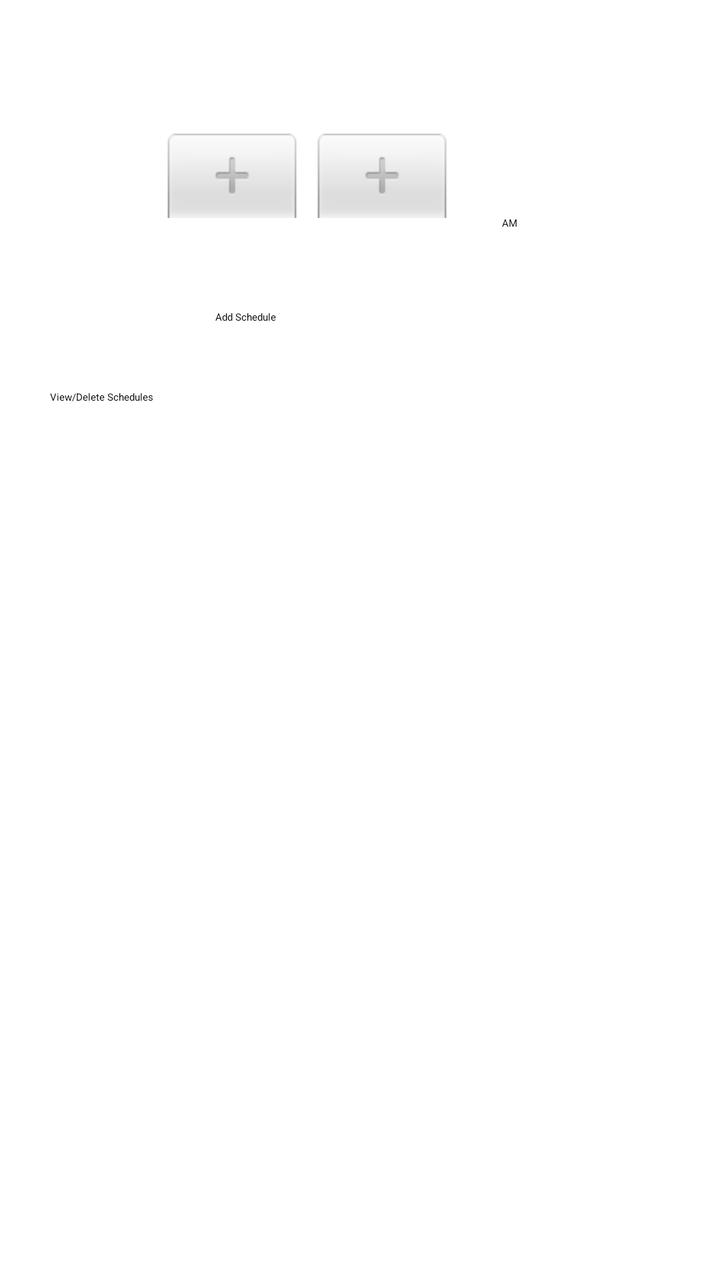
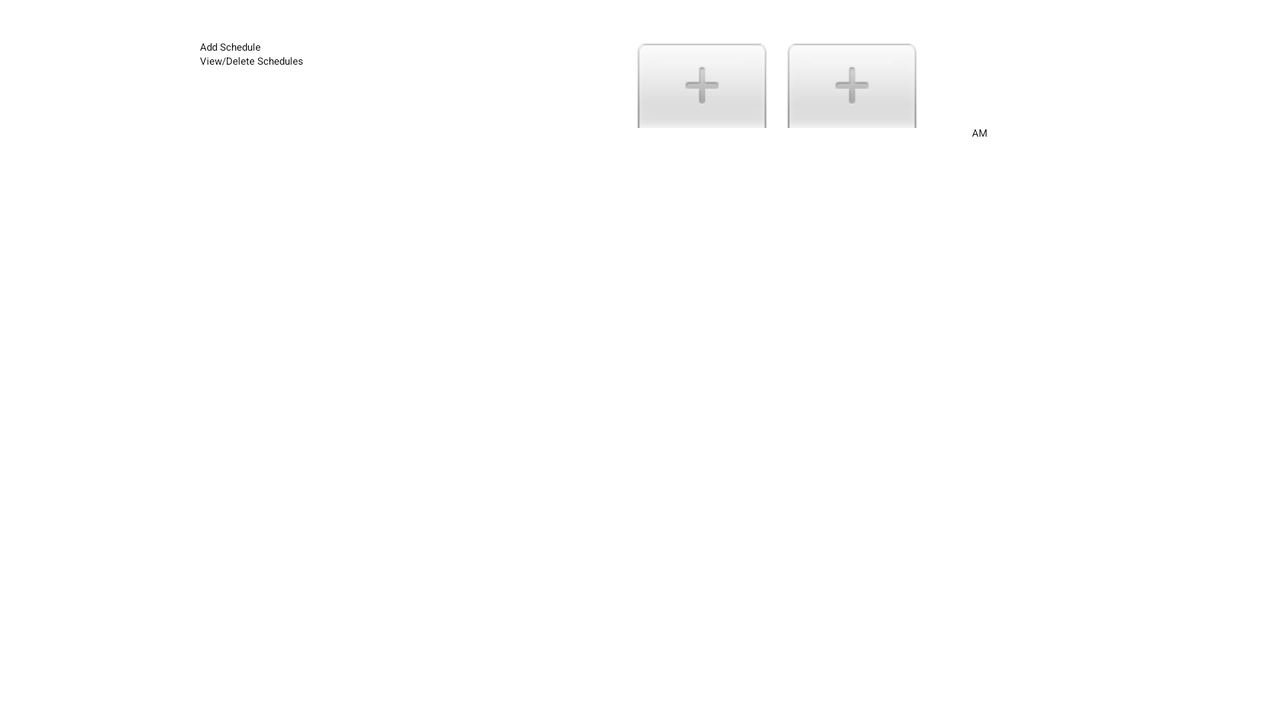

Two renders of one Android screen. The first uses the default layout on a phone; the second uses the alternative layout the repository ships for a different screen configuration, on a matching device. The two XML files are below.
<!-- AndroidManifest.xml: application theme scharing:ScharingTheme -->
<!-- res/layout/scheduler_ui.xml -->
<?xml version="1.0" encoding="utf-8"?>
<LinearLayout xmlns:android="http://schemas.android.com/apk/res/android"
    android:orientation="vertical" 
    android:layout_width="fill_parent"
    android:layout_height="fill_parent"
    android:id="@+id/layMain"   
    android:padding="25dip" 
    android:gravity="center_horizontal" 
>    
	
	<Spinner 
	     android:id="@+id/spWeekday"
	     android:layout_width="fill_parent"
	     android:layout_height="40dip"
	     android:drawSelectorOnTop="true"    
	     android:prompt="@string/weekday_prompt"     
 	/>
	 
	 <TimePicker android:id="@+id/tpTime" 
		 android:layout_width="wrap_content"
		 android:layout_height="wrap_content"
		
	 />
	
	
	
	<Spinner 
		     android:id="@+id/spRingerMode"
		     android:layout_width="fill_parent"
		     android:layout_height="40dip"
		     android:drawSelectorOnTop="true"    
		     android:prompt="@string/ringermode_prompt"    
	/>


	<Button android:id="@+id/btnAddRingerChangeSchedule" 
		android:layout_width="wrap_content"
	    android:layout_height="40dip" 
	    android:text="@string/btnAddRingerChangeSchedule_text" 
	    android:hint="@string/btnAddRingerChangeSchedule_hint"
	    android:onClick="btnAddRingerChangeSchedule_Click" 
	/>		
	
	<Button android:id="@+id/btnViewSchedules" 
			android:layout_width="fill_parent"
		    android:layout_height="40dip" 
		    android:text="@string/btnViewSchedules_text" 
		    android:hint="@string/btnViewSchedules_hint"
		    android:onClick="btnViewSchedules_Click" 
	/>
	
	<ScrollView android:id="@+id/svMessages"				
				android:layout_width="fill_parent" 
				android:layout_height="80dip" 
	>
		<TextView android:id="@+id/tvMessages"				  				  	   
				  android:layout_width="fill_parent" 
				  android:layout_height="wrap_content" 
				  android:text=""
				  android:gravity="center_horizontal"
				   
		    />
	</ScrollView>
	
	
	
   
</LinearLayout>
<!-- resources referenced by this layout -->
<resources>
  <string name="btnAddRingerChangeSchedule_hint">Select day, hour, minute and ringer mode then click Add Schedule</string>
  <string name="btnAddRingerChangeSchedule_text">Add Schedule</string>
  <string name="btnViewSchedules_hint">Click to open a list of days schedules</string>
  <string name="btnViewSchedules_text">View/Delete Schedules</string>
  <string name="ringermode_prompt">-Ringer Mode-</string>
  <string name="weekday_prompt">-Select Day-</string>
  <style name="scharing:ScharingTheme" parent="android:Theme.Light">
  		<item name="android:textColor">@color/font_white</item>
  		<item name="android:windowBackground">@color/window_background</item>
  		<item name="android:scrollViewStyle">@style/sharing:scrollViewStyle</item>
  		<item name="android:textViewStyle">@style/sharing:textViewStyle</item>		
  		<item name="android:spinnerItemStyle">@style/sharing:spinnerItemStyle</item>
  		<item name="android:spinnerDropDownItemStyle">@style/sharing:spinnerDropDownItemStyle</item>
  		<item name="android:windowTitleStyle">@style/sharing:windowTitleStyle</item>		
  	</style>
  <color name="window_background">#99593a27</color>
</resources>
<!-- res/layout-land/scheduler_ui.xml (the repository's variant of the layout above) -->
<!-- drawn on the phone turned sideways -->
<?xml version="1.0" encoding="utf-8"?>
<LinearLayout xmlns:android="http://schemas.android.com/apk/res/android"
    android:orientation="horizontal" 
    android:layout_width="fill_parent"
    android:layout_height="fill_parent"
    android:id="@+id/layMain"    
    android:padding="20dip"
    android:gravity="center_horizontal"
>
	
	
	<TableLayout 
		android:layout_width="200dip" 
		android:layout_height="wrap_content"
	>
			
 		<TableRow>				
				
			</TableRow>
			
			<TableRow>
				<Spinner 
				     android:id="@+id/spWeekday"
				     android:layout_width="wrap_content"
				     android:layout_height="wrap_content"
				     android:drawSelectorOnTop="true"    
				     android:prompt="@string/weekday_prompt"     
				 />
			</TableRow>
			<TableRow>	
				<Spinner 
					     android:id="@+id/spRingerMode"
					     android:layout_width="wrap_content"
					     android:layout_height="wrap_content"
					     android:drawSelectorOnTop="true"    
					     android:prompt="@string/ringermode_prompt"    
				/>
			</TableRow>
			<TableRow>
				<Button android:id="@+id/btnAddRingerChangeSchedule" 
					android:layout_width="wrap_content"
				    android:layout_height="wrap_content" 
				    android:text="@string/btnAddRingerChangeSchedule_text" 
				    android:hint="@string/btnAddRingerChangeSchedule_hint"
				    android:onClick="btnAddRingerChangeSchedule_Click" 
				/>	
			</TableRow>
			<TableRow>	
			
					
				<Button android:id="@+id/btnViewSchedules" 
						android:layout_width="wrap_content"
					    android:layout_height="wrap_content" 
					    android:text="@string/btnViewSchedules_text" 
					    android:hint="@string/btnViewSchedules_hint"
					    android:onClick="btnViewSchedules_Click" 
				/>
			</TableRow>	
   </TableLayout>
   
   
   
   <TableLayout
   		android:layout_width="240dip" 
		android:layout_height="wrap_content"
		
		
   >
   <TableRow />
   	<TableRow>
   		 <TimePicker android:id="@+id/tpTime" 
					 android:layout_height="wrap_content"
					
				 android:layout_width="220dip"/>
   	</TableRow>
   	<TableRow>
   		 <ScrollView android:id="@+id/svMessages"							
							android:layout_height="95dip" 
				android:layout_marginLeft="10dip" android:layout_width="220dip">
				<TextView android:id="@+id/tvMessages"						  			  	   
						  android:layout_width="wrap_content" 
						  android:layout_height="wrap_content" 
						  android:text=""
						  android:gravity="center_horizontal" 
						   
				    />
			</ScrollView>
   	</TableRow>
   </TableLayout>
   
</LinearLayout>
